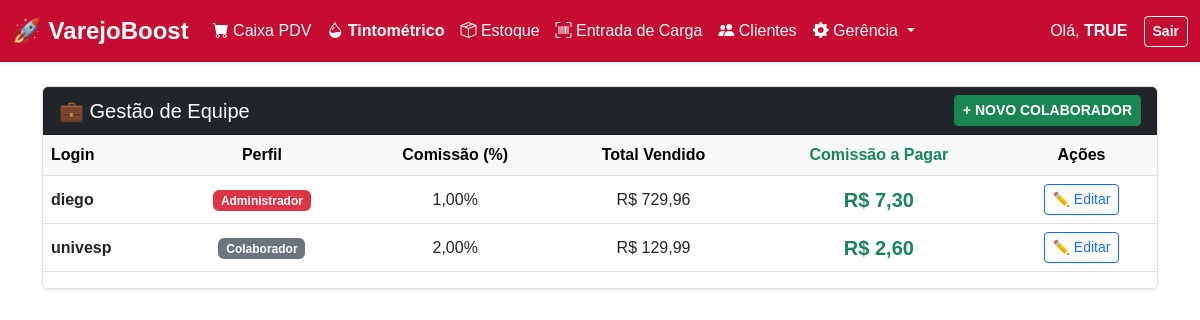
Before: /gerencia/colaboradores/ (signed in) with the older database file.
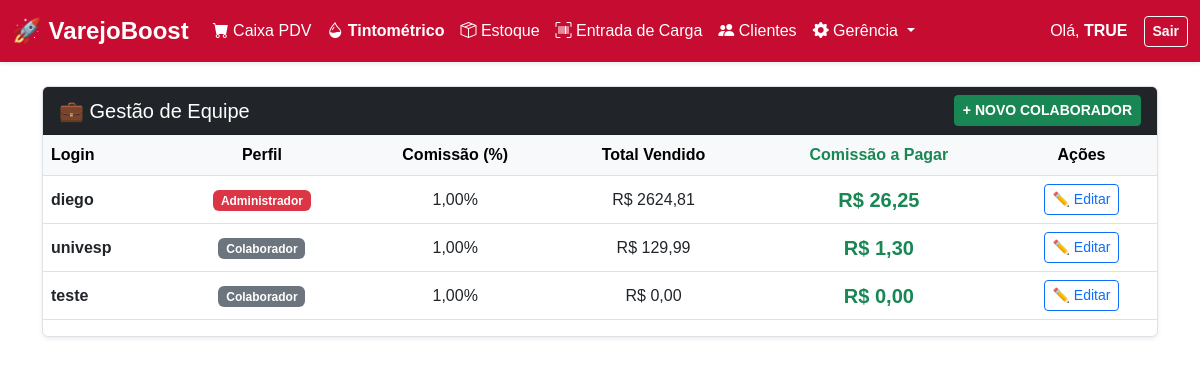
After: the same page with the newer database file.
### inventario/models.py (models this page shows, shortened)
class Usuarios(models.Model):
    login = models.CharField(max_length=100, unique=True)
    senha = models.CharField(max_length=100)
    perfil = models.CharField(max_length=50, default='Colaborador')
    comissao = models.DecimalField(max_digits=5, decimal_places=2, default=0.00)

### inventario/views/equipe.py (the view)
# urls.py: path('gerencia/colaboradores/', equipe.tela_colaboradores, name='tela_colaboradores'),
def tela_colaboradores(request):
    if 'usuario_logado' not in request.session:
        return redirect('login')
    lista_equipe = Usuarios.objects.all()
    for colaborador in lista_equipe:
        vendas_do_vendedor = Vendas.objects.filter(vendedor=colaborador.login, status='VENDA')
        total_vendido = 0.0
        for v in vendas_do_vendedor:
            try:
                total_vendido += float(v.valor_total)
            except (ValueError, TypeError):
                pass
        try:
            percentual_comissao = float(colaborador.comissao)
        except (ValueError, TypeError):
            percentual_comissao = 0.0
        comissao_a_pagar = (total_vendido * percentual_comissao) / 100
        colaborador.total_vendido = total_vendido
        colaborador.comissao_a_pagar = comissao_a_pagar
    context = {
        'equipe': lista_equipe,
    }
    return render(request, 'inventario/colaboradores.html', context)

### inventario/templates/inventario/colaboradores.html (shortened to what this page needs)
{% extends 'inventario/base.html' %}
{% block content %}
<div class="card shadow-sm border-0">
    <div class="card-header bg-dark text-white d-flex justify-content-between align-items-center">
        <h5 class="mb-0">💼 Gestão de Equipe</h5>
        <button class="btn btn-success btn-sm fw-bold" onclick="abrirModalRH()">+ NOVO COLABORADOR</button>
    </div>
    <div class="table-responsive">
        <table class="table table-hover align-middle text-center">
            <thead class="table-light">
                <tr>
                    <th class="text-start">Login</th>
                    <th>Perfil</th>
                    <th>Comissão (%)</th>
                    <th>Total Vendido</th>
                    <th class="text-success">Comissão a Pagar</th>
                    <th>Ações</th>
                </tr>
            </thead>
            <tbody>
                {% for c in equipe %}
                <tr>
                    <td class="text-start"><strong>{{ c.login }}</strong></td>
                    <td>
                        {% if c.perfil == 'Administrador' %}
                            <span class="badge bg-danger">Administrador</span>
                        {% else %}
                            <span class="badge bg-secondary">Colaborador</span>
                        {% endif %}
                    </td>
                    <td>{{ c.comissao|floatformat:2 }}%</td>
                    <td>R$ {{ c.total_vendido|floatformat:2 }}</td>
                    <td class="fw-bold text-success fs-5">R$ {{ c.comissao_a_pagar|floatformat:2 }}</td>
                    <td>
                        <button class="btn btn-sm btn-outline-primary" title="Editar Colaborador" onclick="editarRH('{{c.id}}', '{{c.login}}', '{{c.perfil}}', '{{c.comissao}}')">
                            ✏️ Editar
                        </button>
                    </td>
                </tr>
                {% endfor %}
            </tbody>
        </table>
    </div>
</div>
{% endblock %}

Changed rows visible on the page:
computed for Usuarios "diego": total_vendido "729,96" → "2624,81"; comissao_a_pagar "7,30" → "26,25"
changed Usuarios "univesp": comissao "2,00" → "1,00"; comissao_a_pagar "2,60" → "1,30"
added Usuarios: login "teste", perfil "Colaborador", comissao "1,00", total_vendido "0,00", comissao_a_pagar "0,00"
